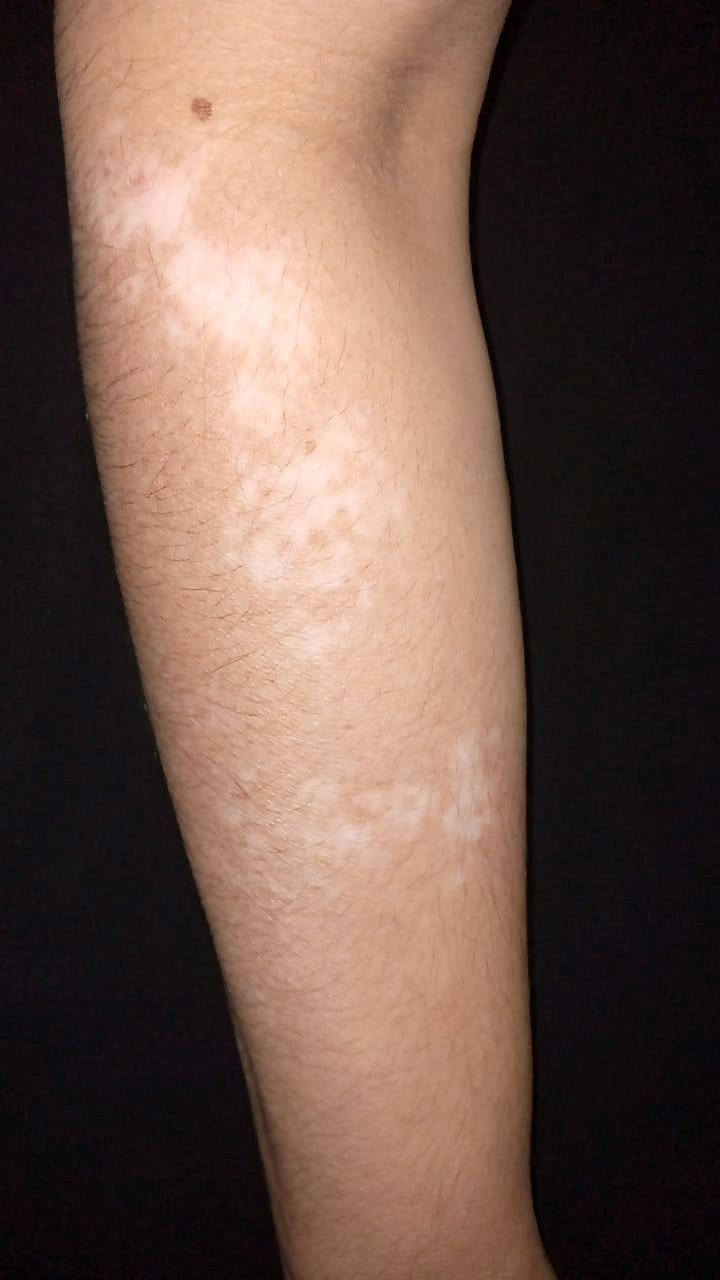
%> input picture 1.1.jpg, 720 x 1280 px
$ octave --eval "result = test_samples_features('1.1.jpg');"   (GNU Octave 9; MATLAB toolbox functions it lacks are replaced by stand-ins)
%> lines starting %> are read from the running program, lines starting %| are printed output that depends on the picture; in (x1, y1, x2, y2) boxes, pixels count from 0 and x2, y2 are one past the last pixel; in counts of white or black regions, pixels touching at a corner belong together; the program's own positions count from 1
### Color_Detection.m
function [mean_cluster_value,color]=Color_Detection(image_file)
%> called with image_file = '1.1.jpg'
fruit = imread(image_file);
%> fruit is the input picture: size 1280x720x3 uint8; mean R, G, B 107.6, 84, 73.6
[BW,he] = createMask(fruit);
%> in createMask, `sliderBW = ( (I(:,:,1) >= channel1Min) | (I(:,:,1) <= channel1Max) ) &..`:
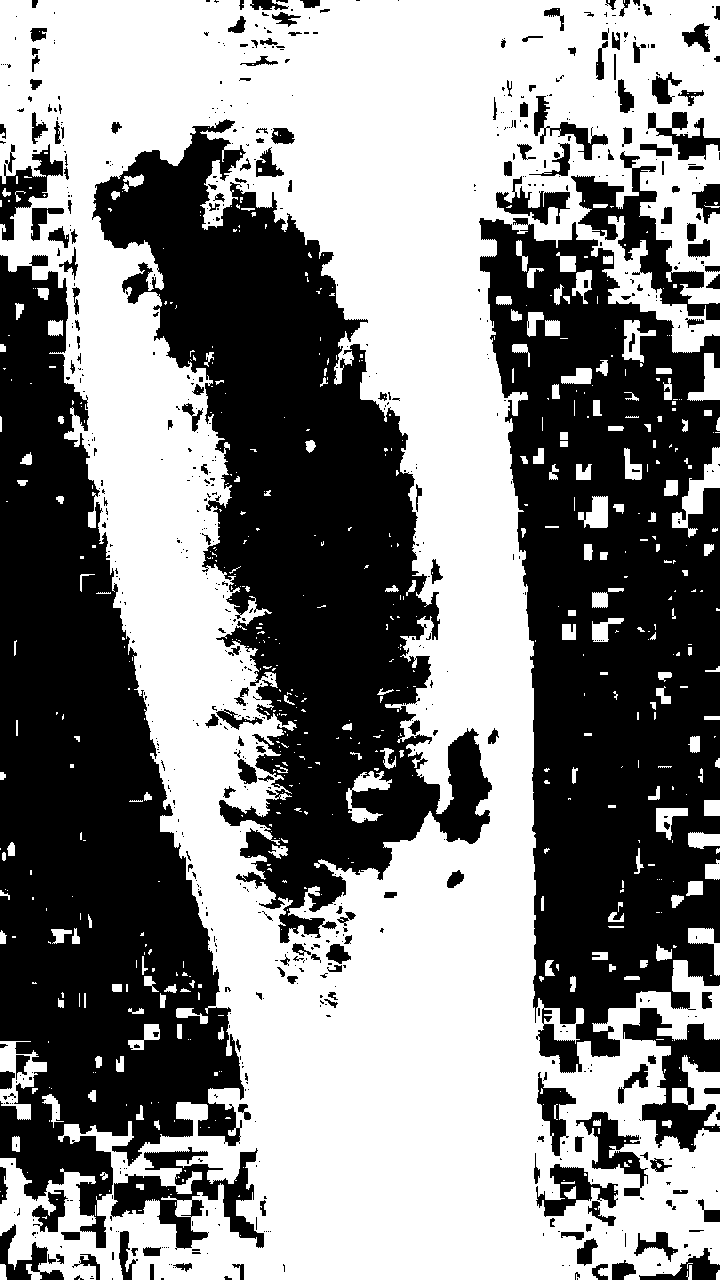
%> sliderBW: size 1280x720 logical; 52.8% white; 767 black regions (575 under 20 px), largest, box (x1, y1, x2, y2) and area: (479, 218, 720, 1073) 130717, (92, 119, 492, 943) 126463, (0, 255, 244, 1248) 125375
figure,imshow(fruit), title('Skin image');
% [14 lines of commented-out code are left out]
figure,imshow(he), title('H&E image');
text(size(he,2),size(he,1)+15,...
     'Image courtesy of Alan Partin, Johns Hopkins University', ...
     'FontSize',7,'HorizontalAlignment','right');
 cform = makecform('srgb2lab');
lab_he = applycform(he,cform);
%> lab_he: size 1280x720x3 uint8; mean of channels 1, 2, 3 57.1, 133.7, 135
ab = double(lab_he(:,:,2:3));
nrows = size(ab,1);
ncols = size(ab,2);
ab = reshape(ab,nrows*ncols,2);

nColors = 3;
% repeat the clustering 3 times to avoid local minima
[cluster_idx, cluster_center] = kmeans(ab,nColors,'distance','sqEuclidean', ...
                                      'Replicates',3);
%> cluster_center = [143.3 148.1; 128.7 128.2; 140.2 143.5]
                                  pixel_labels = reshape(cluster_idx,nrows,ncols);
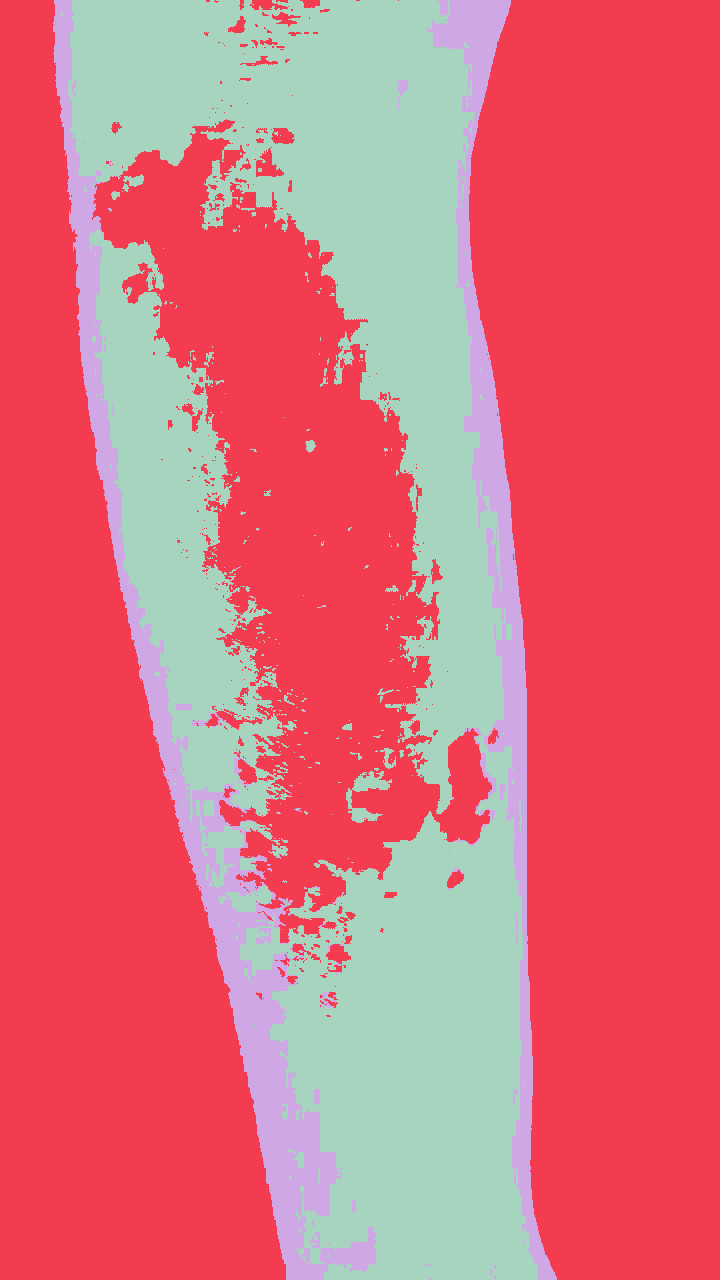
%> pixel_labels: size 1280x720 double; 3 distinct labels, from 1 to 3; one colour per label, 0 black
%figure,imshow(pixel_labels,[]), title('image labeled by cluster index');
segmented_images = cell(1,3);
rgb_label = repmat(pixel_labels,[1 1 3]);

for k = 1:nColors
    color = he;
    color(rgb_label ~= k) = 0;
    segmented_images{k} = color;
end
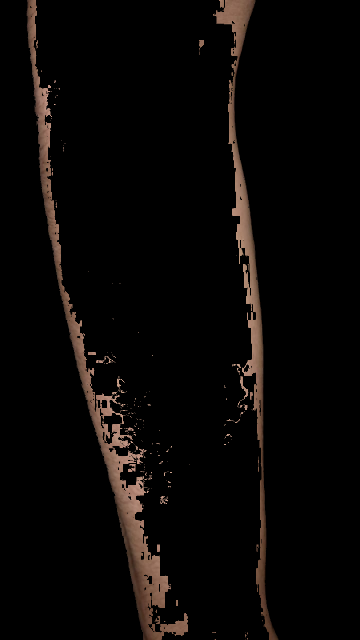
%> color: size 1280x720x3 uint8 (shown at 1/2 size); mean R, G, B 9.1, 6.7, 5.5
%> after the loop, segmented_images = 3 items

figure,imshow(segmented_images{1}), title('objects in cluster 1');
figure,imshow(segmented_images{2}), title('objects in cluster 2');
figure,imshow(segmented_images{3}), title('objects in cluster 3');
mean_cluster_value = mean(cluster_center,2);
%> mean_cluster_value = [145.7; 128.4; 141.9]
[tmp, idx] = sort(mean_cluster_value);
%> tmp = [128.4; 141.9; 145.7]; idx = [2; 3; 1]
blue_cluster_num = idx(1);
%> blue_cluster_num = 2

L = lab_he(:,:,1);
blue_idx = find(pixel_labels == blue_cluster_num);
%> blue_idx = 590137 values from 1 to 921600
L_blue = L(blue_idx);
is_light_blue = im2bw(L_blue);
%> is_light_blue = 590137 logical values, 0 true
nuclei_labels = repmat(uint8(0),[nrows ncols]);
nuclei_labels(blue_idx(is_light_blue==false)) = 1;
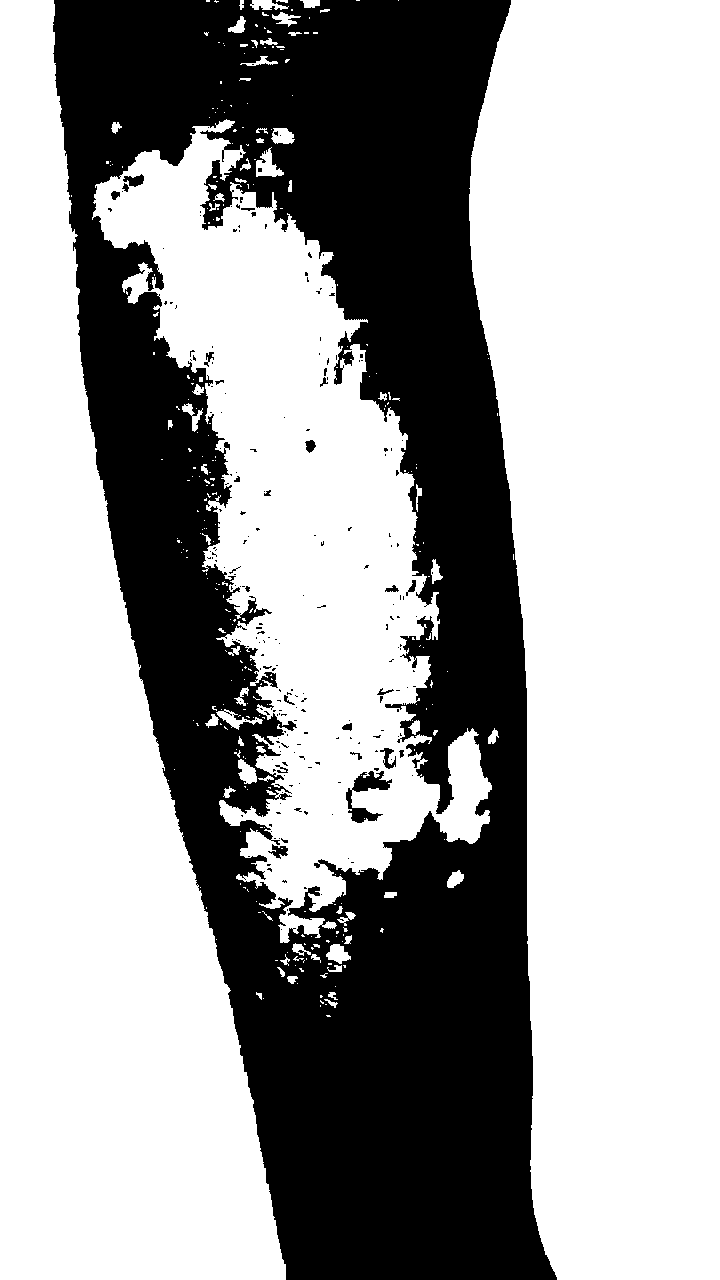
%> nuclei_labels: size 1280x720 uint8; values 0 (black) and 1 (white), 64% white; 229 black regions (206 under 20 px), largest, box (x1, y1, x2, y2) and area: (53, 0, 557, 1280) 328312, (346, 771, 392, 823) 901, (123, 174, 144, 187) 164
nuclei_labels = repmat(nuclei_labels,[1 1 3]);
blue_nuclei = he;
blue_nuclei(nuclei_labels ~= 1) = 0;
figure,imshow(blue_nuclei), title('blue nuclei');
transpose(mean_cluster_value);
color=[mean(mean(segmented_images{1})),mean(mean(segmented_images{2})),mean(mean(segmented_images{3}))];
color=[color(1,:,1),color(1,:,2),color(1,:,3)];
%> color = [55.72 2.93 9.05 42.54 1.74 6.72 35.38 1.92 5.52]

### createMask.m
function [BW,maskedRGBImage] = createMask(RGB)
%createMask  Threshold RGB image using auto-generated code from colorThresholder app.
%  [BW,MASKEDRGBIMAGE] = createMask(RGB) thresholds image RGB using
%  auto-generated code from the colorThresholder App. The colorspace and
%  minimum/maximum values for each channel of the colorspace were set in the
%  App and result in a binary mask BW and a composite image maskedRGBImage,
%  which shows the original RGB image values under the mask BW.
% Auto-generated by colorThresholder app on 09-Nov-2016
%------------------------------------------------------
% Convert RGB image to chosen color space
I = rgb2hsv(RGB);
% Define thresholds for channel 1 based on histogram settings
channel1Min = 0.886;
channel1Max = 0.133;
% Define thresholds for channel 2 based on histogram settings
channel2Min = 0.308;
channel2Max = 1.000;
% Define thresholds for channel 3 based on histogram settings
channel3Min = 0.000;
channel3Max = 0.974;
% Create mask based on chosen histogram thresholds
sliderBW = ( (I(:,:,1) >= channel1Min) | (I(:,:,1) <= channel1Max) ) & ...
	(I(:,:,2) >= channel2Min ) & (I(:,:,2) <= channel2Max) & ...
	(I(:,:,3) >= channel3Min ) & (I(:,:,3) <= channel3Max);
BW = sliderBW;
% Initialize output masked image based on input image.
maskedRGBImage = RGB;
% Set background pixels where BW is false to zero.
maskedRGBImage(repmat(~BW,[1 1 3])) = 0;
end

### test_samples_features.m
function Features=test_samples_features(image_file)
[mean_cluster_value,color]=Color_Detection(image_file);
%> mean_cluster_value = [145.7; 128.4; 141.9]; color = [55.72 2.93 9.05 42.54 1.74 6.72 35.38 1.92 5.52]
%[area,centroid,Distance,ratio]=area_feature(image_file);
%Features=[transpose(mean_cluster_value),color,area,centroid,Distance,ratio];
Features=[transpose(mean_cluster_value),color];
%> Features = [145.7 128.4 141.9 55.72 2.93 9.05 42.54 1.74 6.72 35.38 1.92 5.52]
%> `result = test_samples_features('1.1.jpg');`: result has the same summary as Features in test_samples_features

$ run again, on 4.14.jpg
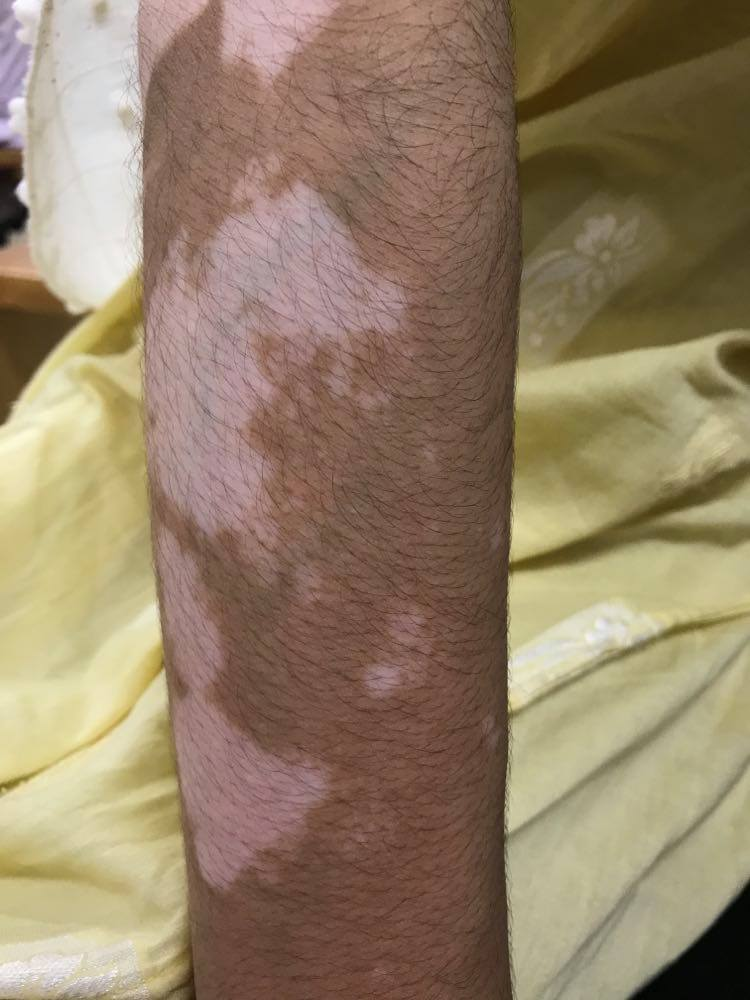
%> input picture 4.14.jpg, 750 x 1000 px
%> in Color_Detection, fruit is the input picture: size 1000x750x3 uint8; mean R, G, B 148.2, 128.7, 103.3
%> I: size 1000x750x3 double; mean H, S, V 0.139, 0.339, 0.582
%> sliderBW: size 1000x750 logical; 48.7% white; 294 white regions (248 under 20 px), largest, box (x1, y1, x2, y2) and area: (78, 0, 750, 1000) 347009, (0, 247, 112, 426) 7713, (623, 456, 750, 522) 2393
%> lab_he: size 1000x750x3 uint8; mean of channels 1, 2, 3 49.5, 132.3, 136.5
%> cluster_center = [130 153.4; 128 128; 139.8 141.8]
%> pixel_labels: size 1000x750 double; 3 distinct labels, from 1 to 3
%> after the loop in Color_Detection, `for k = 1:nColors`:
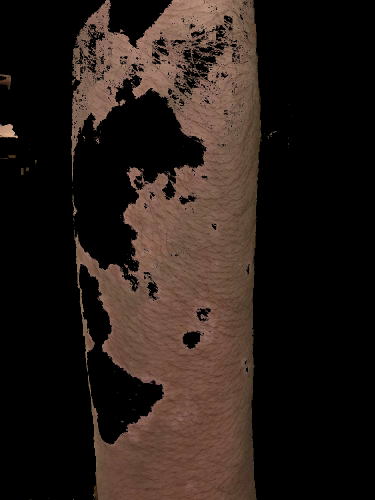
%> color: size 1000x750x3 uint8 (shown at 1/2 size); mean R, G, B 39.6, 29.1, 24.2
%> after the loop in Color_Detection, `for k = 1:nColors`: segmented_images = 3 items
%> in Color_Detection, `mean_cluster_value = mean(cluster_center,2);`: mean_cluster_value = [141.7; 128; 140.8]
%> tmp = [128; 140.8; 141.7]; idx = [2; 3; 1]
%> blue_cluster_num = 2
%> in Color_Detection, `L = lab_he(:,:,1);`:
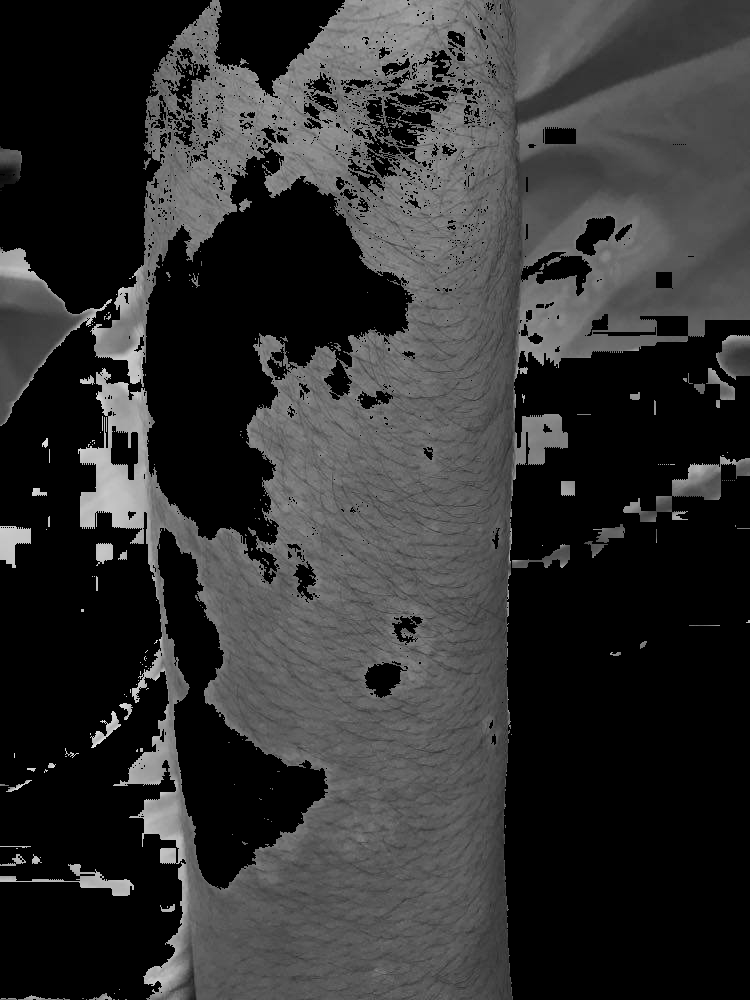
%> L: size 1000x750 uint8; min 0, max 231, mean 49.5
%> blue_idx = 384750 values from 1 to 750000
%> is_light_blue = 384750 logical values, 0 true
%> in Color_Detection, `color=[color(1,:,1),color(1,:,2),color(1,:,3)];`: color = [16.38 0.00919 39.63 14.14 0.0064 29.13 8.02 0.00513 24.24]
%> in test_samples_features, `[mean_cluster_value,color]=Color_Detection(image_file);`: mean_cluster_value = [141.7; 128; 140.8]
%> Features = [141.7 128 140.8 16.38 0.00919 39.63 14.14 0.0064 29.13 8.02 0.00513 24.24]
%> result has the same summary as Features in test_samples_features

$ run again, on 18.48.jpeg
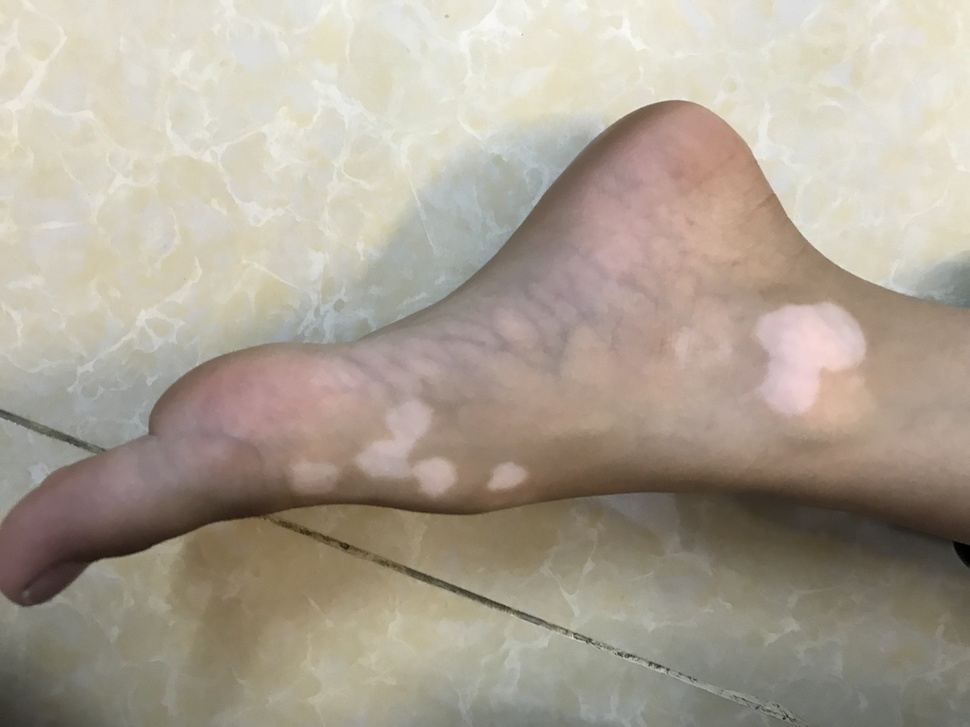
%> input picture 18.48.jpeg, 970 x 727 px, shrunk from 4032 x 3024 before the run
%> in Color_Detection, fruit is the input picture: size 727x970x3 uint8; mean R, G, B 172, 162.4, 148.6
%> I: size 727x970x3 double; mean H, S, V 0.143, 0.153, 0.676
%> sliderBW: size 727x970 logical; 8.3% white; 128 white regions (117 under 20 px), largest, box (x1, y1, x2, y2) and area: (26, 443, 970, 646) 53329, (684, 128, 788, 228) 3493, (600, 101, 684, 148) 937
%> in Color_Detection, `text(size(he,2),size(he,1)+15, 'Image courtesy of Alan Partin, Johns H..`:
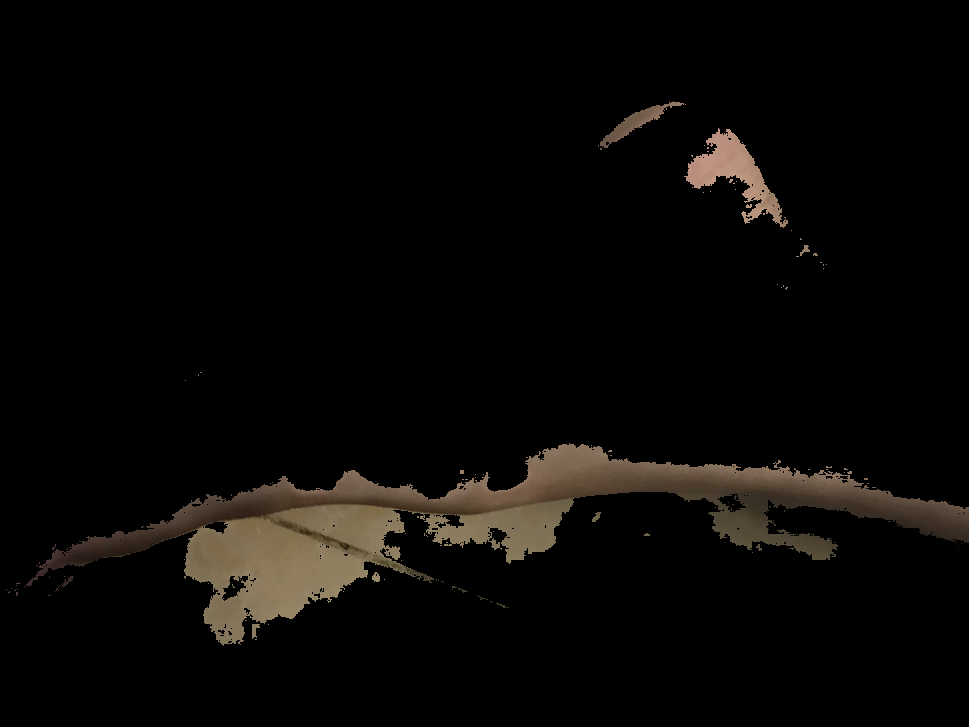
%> figure redrawn from the program's plot data; its title reads 'H&E image'
%> lab_he: size 727x970x3 uint8; mean of channels 1, 2, 3 8.6, 128.4, 129.3
%> cluster_center = [128 128; 134.4 140.8; 131.3 146.7]
%> pixel_labels: size 727x970 double; 3 distinct labels, from 1 to 3
%> after the loop in Color_Detection, `for k = 1:nColors`: segmented_images = 3 items
%> in Color_Detection, `mean_cluster_value = mean(cluster_center,2);`: mean_cluster_value = [128; 137.6; 139]
%> idx = [1; 2; 3]
%> blue_cluster_num = 1
%> in Color_Detection, `L = lab_he(:,:,1);`:
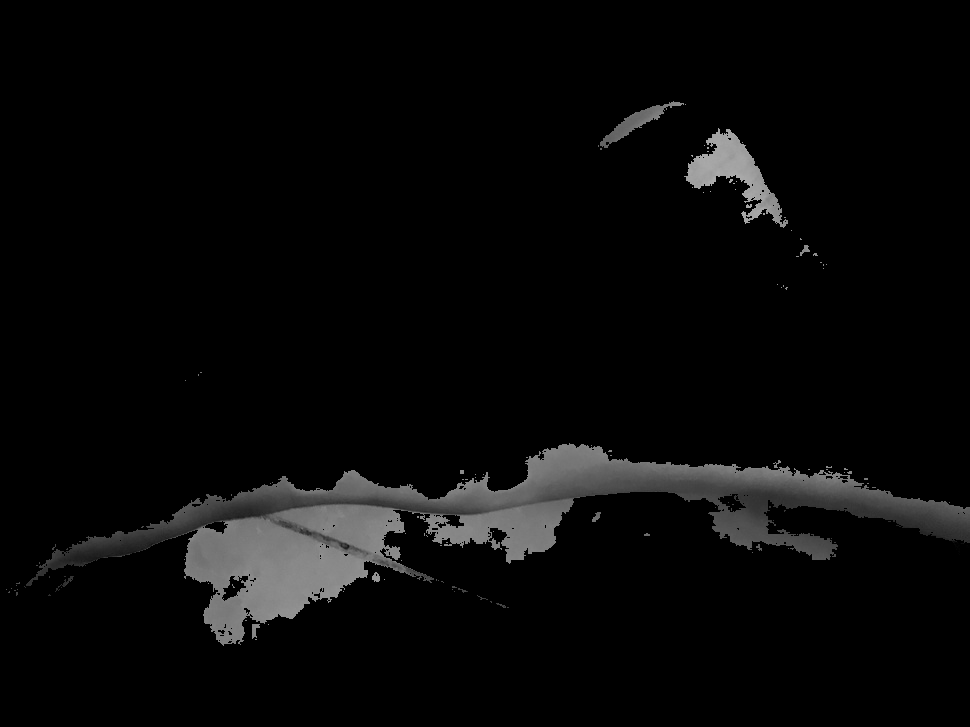
%> L: size 727x970 uint8; min 0, max 174, mean 8.6
%> blue_idx = 646855 values from 1 to 705190
%> is_light_blue = 646855 logical values, 0 true
%> in Color_Detection, `color=[color(1,:,1),color(1,:,2),color(1,:,3)];`: color = [0.00618 4.82 4.45 0.00503 3.88 3.89 0.004 3.1 2.89]
%> in test_samples_features, `[mean_cluster_value,color]=Color_Detection(image_file);`: mean_cluster_value = [128; 137.6; 139]
%> Features = [128 137.6 139 0.00618 4.82 4.45 0.00503 3.88 3.89 0.004 3.1 2.89]
%> result has the same summary as Features in test_samples_features
